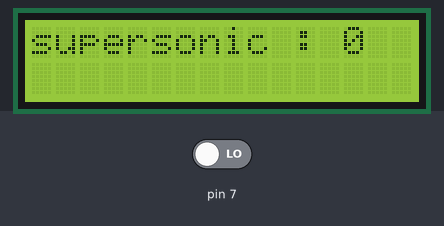
Bench run of a sketch on a simulated Arduino Uno, built with avr-gcc and run on an emulated ATmega328P. Shown: 16×2 character LCD. Inputs (shaded band) come from the test bench; at power-on: pin 7 LOW.

Above: at 1.26 s.
1.3 s: pin 7 driven HIGH
At 1.52 s:
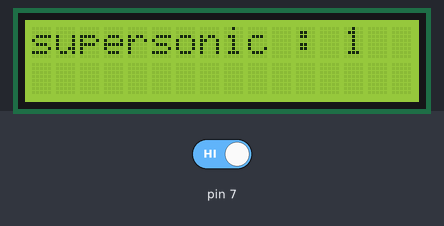
Timing chart, 0 to 4.3 s (numbered marks = the images above; inputs shaded):
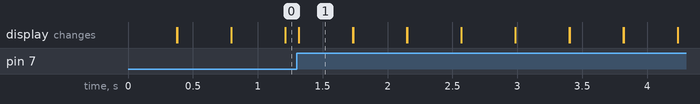

Measured:
- after the input at 1.3 s, the display: changes at once (image 1)
- what the display in image 1 shows lasts 0.4 s, from 1.3 s to 1.7 s

The sketch:

_____.ino
```cpp
#include <LiquidCrystal.h>

// C++ code
//

LiquidCrystal mylcd (12, 11, 5, 4, 3, 2);

void setup()
{
  pinMode(6, INPUT);
  mylcd.begin(16,2);

  mylcd.clear();
}

void loop()
{
  mylcd.setCursor(0,0);
  mylcd.print("supersonic : ");
  mylcd.print(digitalRead(7));
  delay(100);
  mylcd.clear();

}
```
